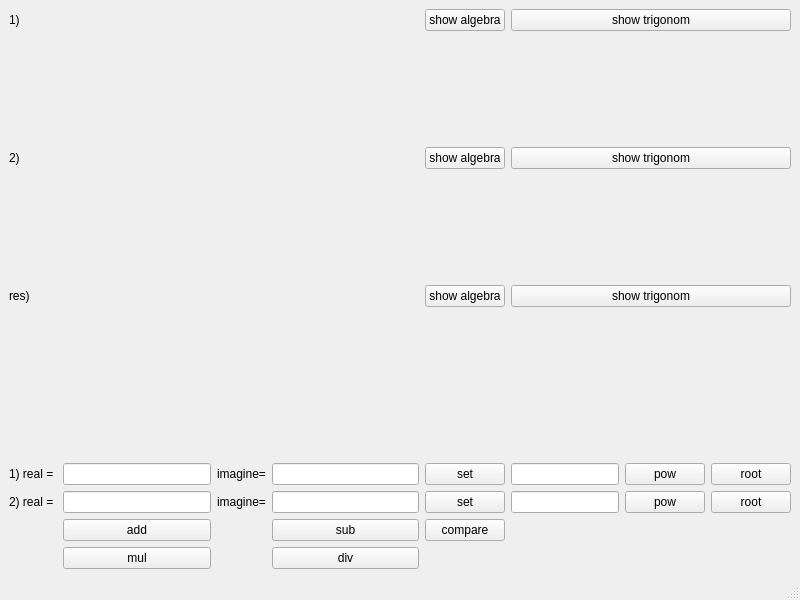
<?xml version="1.0" encoding="UTF-8"?>
<ui version="4.0">
 <class>MainWindow</class>
 <widget class="QMainWindow" name="MainWindow">
  <property name="geometry">
   <rect>
    <x>0</x>
    <y>0</y>
    <width>800</width>
    <height>600</height>
   </rect>
  </property>
  <property name="windowTitle">
   <string>MainWindow</string>
  </property>
  <widget class="QWidget" name="centralwidget">
   <layout class="QGridLayout" name="gridLayout">
    <item row="2" column="5">
     <widget class="QPushButton" name="trigonom_2">
      <property name="text">
       <string>show trigonom</string>
      </property>
     </widget>
    </item>
    <item row="6" column="0">
     <widget class="QLabel" name="label_4">
      <property name="text">
       <string>1) real = </string>
      </property>
     </widget>
    </item>
    <item row="6" column="1">
     <widget class="MyLineEdit" name="real_1"/>
    </item>
    <item row="0" column="5">
     <widget class="QPushButton" name="trigono_1">
      <property name="text">
       <string>show trigonom</string>
      </property>
     </widget>
    </item>
    <item row="6" column="3">
     <widget class="MyLineEdit" name="imagine_1"/>
    </item>
    <item row="4" column="4">
     <widget class="QPushButton" name="algebrs_3">
      <property name="text">
       <string>show algebra</string>
      </property>
     </widget>
    </item>
    <item row="9" column="3">
     <widget class="QPushButton" name="div">
      <property name="text">
       <string>div</string>
      </property>
     </widget>
    </item>
    <item row="7" column="2">
     <widget class="QLabel" name="label_7">
      <property name="text">
       <string>imagine=</string>
      </property>
     </widget>
    </item>
    <item row="1" column="0">
     <spacer name="verticalSpacer_3">
      <property name="orientation">
       <enum>Qt::Vertical</enum>
      </property>
      <property name="sizeHint" stdset="0">
       <size>
        <width>20</width>
        <height>20</height>
       </size>
      </property>
     </spacer>
    </item>
    <item row="7" column="3">
     <widget class="MyLineEdit" name="imagine_2"/>
    </item>
    <item row="6" column="4">
     <widget class="QPushButton" name="set_1">
      <property name="text">
       <string>set</string>
      </property>
     </widget>
    </item>
    <item row="4" column="5">
     <widget class="QPushButton" name="trigonom_3">
      <property name="text">
       <string>show trigonom</string>
      </property>
     </widget>
    </item>
    <item row="7" column="1">
     <widget class="MyLineEdit" name="real_2"/>
    </item>
    <item row="7" column="0">
     <widget class="QLabel" name="label_6">
      <property name="text">
       <string>2) real =</string>
      </property>
     </widget>
    </item>
    <item row="8" column="1">
     <widget class="QPushButton" name="add">
      <property name="text">
       <string>add</string>
      </property>
     </widget>
    </item>
    <item row="6" column="2">
     <widget class="QLabel" name="label_5">
      <property name="text">
       <string>imagine=</string>
      </property>
     </widget>
    </item>
    <item row="6" column="5">
     <layout class="QHBoxLayout" name="horizontalLayout">
      <item>
       <widget class="QLineEdit" name="n_1"/>
      </item>
      <item>
       <widget class="QPushButton" name="pow_1">
        <property name="text">
         <string>pow</string>
        </property>
       </widget>
      </item>
      <item>
       <widget class="QPushButton" name="root_1">
        <property name="text">
         <string>root</string>
        </property>
       </widget>
      </item>
     </layout>
    </item>
    <item row="3" column="0">
     <spacer name="verticalSpacer_2">
      <property name="orientation">
       <enum>Qt::Vertical</enum>
      </property>
      <property name="sizeHint" stdset="0">
       <size>
        <width>20</width>
        <height>20</height>
       </size>
      </property>
     </spacer>
    </item>
    <item row="5" column="2">
     <spacer name="verticalSpacer">
      <property name="orientation">
       <enum>Qt::Vertical</enum>
      </property>
      <property name="sizeType">
       <enum>QSizePolicy::Preferred</enum>
      </property>
      <property name="sizeHint" stdset="0">
       <size>
        <width>20</width>
        <height>150</height>
       </size>
      </property>
     </spacer>
    </item>
    <item row="0" column="4">
     <widget class="QPushButton" name="algebra_1">
      <property name="text">
       <string>show algebra</string>
      </property>
     </widget>
    </item>
    <item row="7" column="5">
     <layout class="QHBoxLayout" name="horizontalLayout_2">
      <item>
       <widget class="QLineEdit" name="n_2"/>
      </item>
      <item>
       <widget class="QPushButton" name="pow_2">
        <property name="text">
         <string>pow</string>
        </property>
       </widget>
      </item>
      <item>
       <widget class="QPushButton" name="root_2">
        <property name="text">
         <string>root</string>
        </property>
       </widget>
      </item>
     </layout>
    </item>
    <item row="7" column="4">
     <widget class="QPushButton" name="set_2">
      <property name="text">
       <string>set</string>
      </property>
     </widget>
    </item>
    <item row="9" column="1">
     <widget class="QPushButton" name="mul">
      <property name="text">
       <string>mul</string>
      </property>
     </widget>
    </item>
    <item row="8" column="3">
     <widget class="QPushButton" name="sub">
      <property name="text">
       <string>sub</string>
      </property>
     </widget>
    </item>
    <item row="2" column="4">
     <widget class="QPushButton" name="algebra_2">
      <property name="text">
       <string>show algebra</string>
      </property>
     </widget>
    </item>
    <item row="0" column="1" colspan="3">
     <widget class="QLabel" name="op1_print">
      <property name="text">
       <string/>
      </property>
     </widget>
    </item>
    <item row="2" column="1" colspan="3">
     <widget class="QLabel" name="op2_print">
      <property name="text">
       <string/>
      </property>
     </widget>
    </item>
    <item row="4" column="1" colspan="3">
     <widget class="QLabel" name="res_print">
      <property name="text">
       <string/>
      </property>
     </widget>
    </item>
    <item row="0" column="0">
     <widget class="QLabel" name="label">
      <property name="text">
       <string>1)</string>
      </property>
     </widget>
    </item>
    <item row="2" column="0">
     <widget class="QLabel" name="label_2">
      <property name="text">
       <string>2)</string>
      </property>
     </widget>
    </item>
    <item row="4" column="0">
     <widget class="QLabel" name="label_3">
      <property name="text">
       <string>res)</string>
      </property>
     </widget>
    </item>
    <item row="8" column="4">
     <widget class="QPushButton" name="compare">
      <property name="text">
       <string>compare</string>
      </property>
     </widget>
    </item>
    <item row="8" column="5">
     <widget class="QLabel" name="show_compare">
      <property name="text">
       <string/>
      </property>
     </widget>
    </item>
   </layout>
  </widget>
  <widget class="QMenuBar" name="menubar">
   <property name="geometry">
    <rect>
     <x>0</x>
     <y>0</y>
     <width>800</width>
     <height>26</height>
    </rect>
   </property>
  </widget>
  <widget class="QStatusBar" name="statusbar"/>
 </widget>
 <customwidgets>
  <customwidget>
   <class>MyLineEdit</class>
   <extends>QLineEdit</extends>
   <header>mylineedit.h</header>
  </customwidget>
 </customwidgets>
 <resources/>
 <connections/>
</ui>
